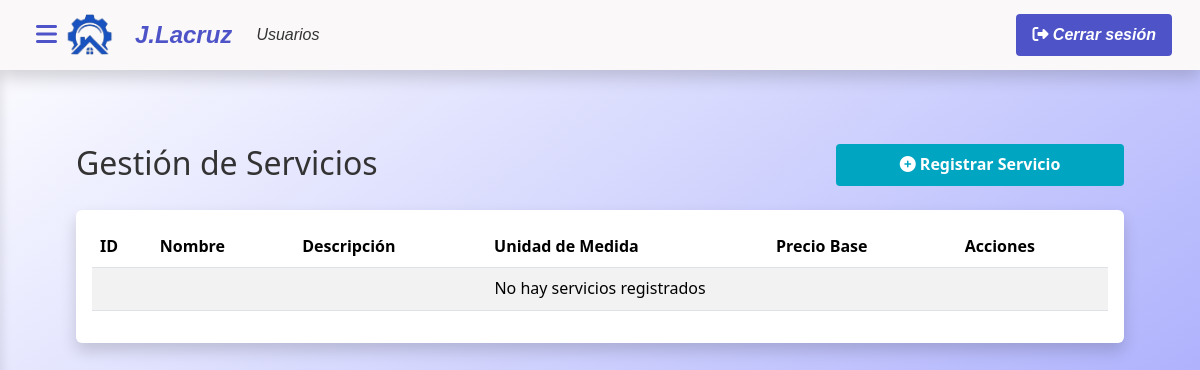
Before: /index.php?c=ServicioControlador&m=index (signed in) with the older database file.
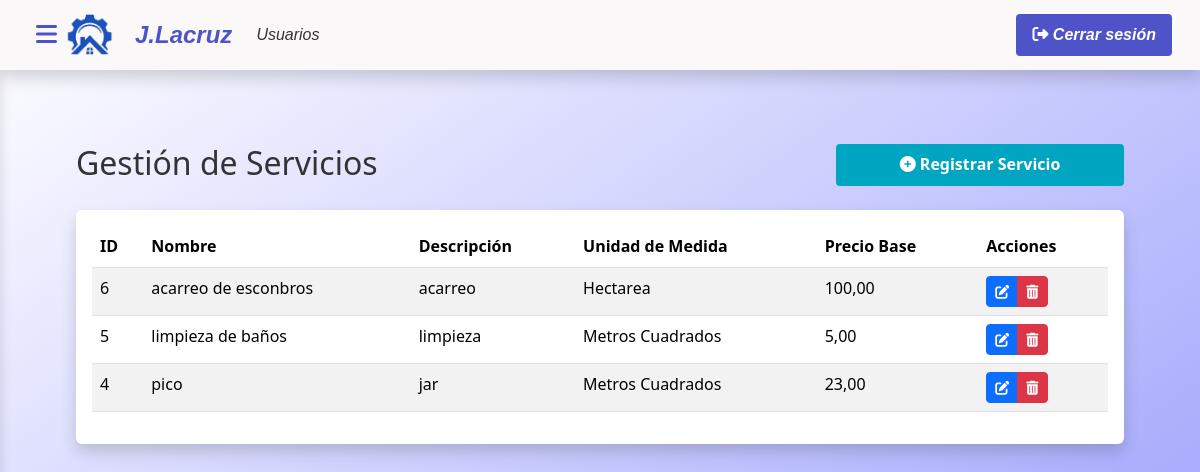
After: the same page with the newer database file.
### tables this page shows
CREATE TABLE `tipo_servicio` (
  `id_servicio` int(11) NOT NULL,
  `id_unidad_medida_servicio` int(11) NOT NULL,
  `nombre` varchar(100) NOT NULL,
  `descripcion` text NOT NULL,
  `precio_base` decimal(15,2) NOT NULL
);

CREATE TABLE `unidades_medida_servicio` (
  `id_unidad_medida_servicio` int(11) NOT NULL,
  `nombre` varchar(20) NOT NULL
);

### modelo/conexion.php (called while the page is built, shortened)
<?php
class Conexion {
    public function __construct() {
    try {
        $this->pdo = new PDO("mysql:host=localhost;dbname=proyecto_lacruz", "root", "");
    } catch (PDOException $e) {
        die("Error de conexión: " . $e->getMessage());
    }
}
}
?>

### modelo/ServicioModelo.php (called while the page is built, shortened)
<?php
require_once 'modelo/conexion.php';
class Servicio extends Conexion {
    public function listar() {
        try {
            $sql = "SELECT s.*, um.nombre AS unidad_medida
                    FROM tipo_servicio s
                    JOIN unidades_medida_servicio um ON s.id_unidad_medida_servicio = um.id_unidad_medida_servicio
                    ORDER BY s.id_servicio DESC";
            $stmt = $this->pdo->prepare($sql);
            $stmt->execute();
            return $stmt->fetchAll(PDO::FETCH_ASSOC);
        } catch (PDOException $e) {
            error_log("Error en Servicio->listar(): " . $e->getMessage());
            return [];
        }
    }
}
?>

### vista/servicios/index.php (the view, shortened to what this page needs)
<?php require_once('vista/parcial/header.php'); ?>
<div class="main-content">
    <div class="container-fluid py-4">
        <div class="row mb-4">
            <div class="col-md-6">
                <h2 class="mb-0">Gestión de Servicios</h2>
            </div>
            <div class="col-md-6 text-end">
                <button type="button" href="index.php?c=ServicioControlador&m=crear" class="p-btn" data-bs-toggle="modal" data-bs-target="#registrarServicioModal">
                    <i class="fas fa-plus-circle"></i> Registrar Servicio
                </button>
            </div>
        </div>
        <div class="card">
            <div class="card-body">
                <div class="table-responsive">
                    <table class="table table-striped table-hover">
                        <thead class="table-white">
                            <tr>
                                <th>ID</th>
                                <th>Nombre</th>
                                <th>Descripción</th>
                                <th>Unidad de Medida</th>
                                <th>Precio Base</th>
                                <th>Acciones</th>
                            </tr>
                        </thead>
                        <tbody>
                            <?php if (empty($servicios)): ?>
                                <tr>
                                    <td colspan="6" class="text-center">No hay servicios registrados</td>
                                </tr>
                            <?php else: ?>
                                <?php foreach ($servicios as $s): ?>
                                    <tr>
                                        <td><?= htmlspecialchars($s['id_servicio']) ?></td>
                                        <td><?= htmlspecialchars($s['nombre']) ?></td>
                                        <td><?= htmlspecialchars($s['descripcion']) ?></td>
                                        <td><?= htmlspecialchars($s['unidad_medida']) ?></td>
                                        <td><?= number_format($s['precio_base'], 2, ',', '.') ?></td>
                                        <td>
                                            <div class="btn-group" role="group">
                                                <button value="<?= $s['id_servicio'] ?>" type="button" class="btn btn-primary btn-sm btn-editar">
                                                <i class="fas fa-edit"></i>
                                                </button>
                                                <button type="button"
                                                    class="btn btn-danger btn-sm btn-eliminar"
                                                    data-id="<?= $s['id_servicio'] ?>"
                                                    data-controlador="ServicioControlador"
                                                    title="Eliminar">
                                                    <i class="fas fa-trash-alt"></i>
                                                </button>
                                            </div>
                                        </td>
                                    </tr>
                                <?php endforeach; ?>
                            <?php endif; ?>
                        </tbody>
                    </table>
                </div>
            </div>
        </div>
    </div>
</div>
<?php require_once('vista/parcial/footer.php'); ?>

Changed rows visible on the page:
now on this page (row edited): tipo_servicio: id_servicio "6", nombre "acarreo de esconbros", descripcion "acarreo", id_unidad_medida_servicio.nombre "Hectarea", precio_base "100,00"
now on this page (row edited): tipo_servicio: id_servicio "5", nombre "limpieza de baños", descripcion "limpieza", id_unidad_medida_servicio.nombre "Metros Cuadrados", precio_base "5,00"
now on this page (row edited): tipo_servicio: id_servicio "4", nombre "pico", descripcion "jar", id_unidad_medida_servicio.nombre "Metros Cuadrados", precio_base "23,00"
Other visible differences:
text no longer shown: "No hay servicios registrados"
